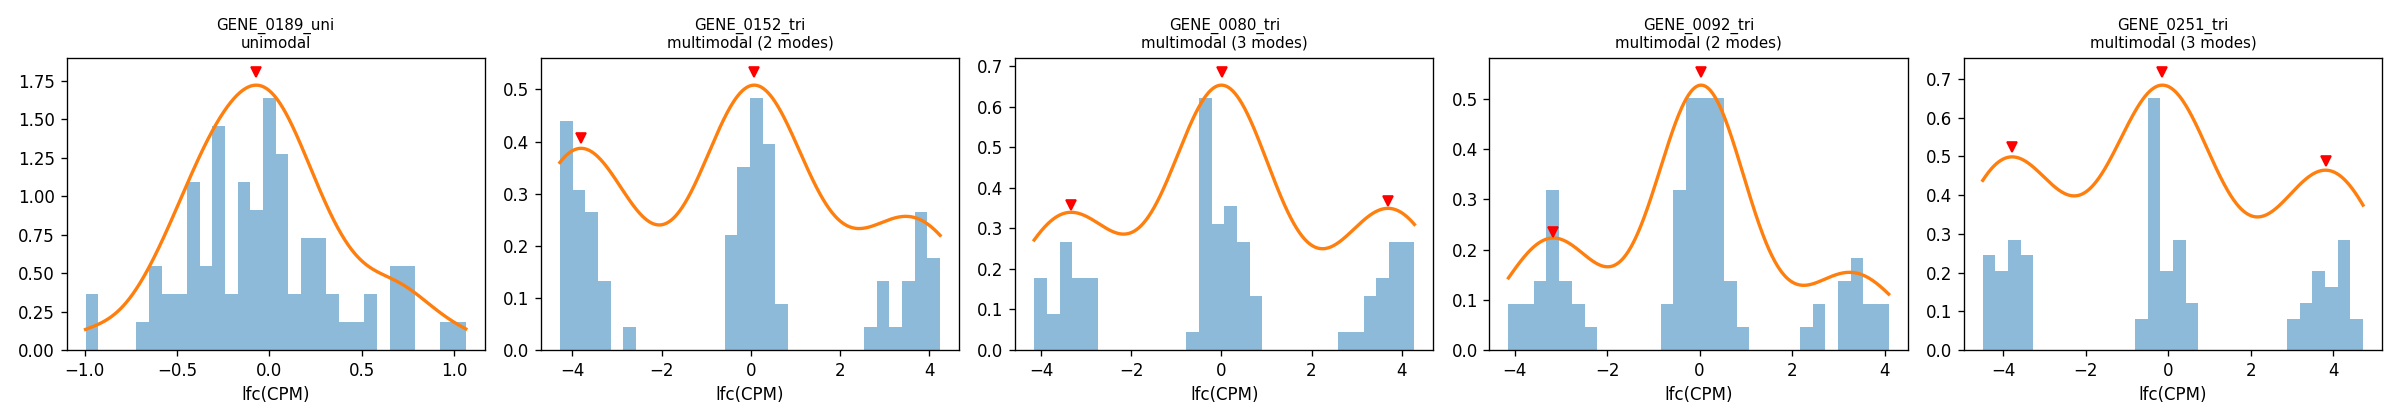

Here is the Python script that generated this plot:
"""Part 1: 5 random genes -> density histogram + uni/multimodal call (KDE peak counting)."""
import numpy as np
import matplotlib
matplotlib.use("Agg")
import matplotlib.pyplot as plt
from scipy.stats import gaussian_kde
from scipy.signal import find_peaks
from common import load_lfc

def count_modes(x, grid=512, min_prominence=0.05):
    """Number of KDE peaks with normalized prominence >= min_prominence."""
    x = x[~np.isnan(x)]
    kde = gaussian_kde(x)
    xs = np.linspace(x.min(), x.max(), grid)
    dens = kde(xs)
    dens /= dens.max()
    peaks, _ = find_peaks(dens, prominence=min_prominence)
    return len(peaks), xs, dens, peaks

def plot_random_genes(lfc, n=5, seed=0, out="part1_density.png"):
    rng = np.random.default_rng(seed)
    genes = rng.choice(lfc.columns, size=n, replace=False)
    fig, axes = plt.subplots(1, n, figsize=(4 * n, 3.5))
    calls = {}
    for ax, g in zip(axes, genes):
        x = lfc[g].to_numpy()
        n_modes, xs, dens, peaks = count_modes(x)
        calls[g] = "unimodal" if n_modes == 1 else f"multimodal ({n_modes} modes)"
        ax.hist(x, bins=30, density=True, alpha=0.5)
        ax.plot(xs, dens * ax.get_ylim()[1], lw=2)      # KDE rescaled to hist height
        ax.plot(xs[peaks], dens[peaks] * ax.get_ylim()[1], "rv")
        ax.set_title(f"{g}\n{calls[g]}", fontsize=9)
        ax.set_xlabel("lfc(CPM)")
    fig.tight_layout()
    fig.savefig(out, dpi=120)
    return calls

if __name__ == "__main__":
    lfc = load_lfc()          # load_lfc("cluster_lfc.csv") for real data
    for g, c in plot_random_genes(lfc).items():
        print(f"{g}: {c}")
